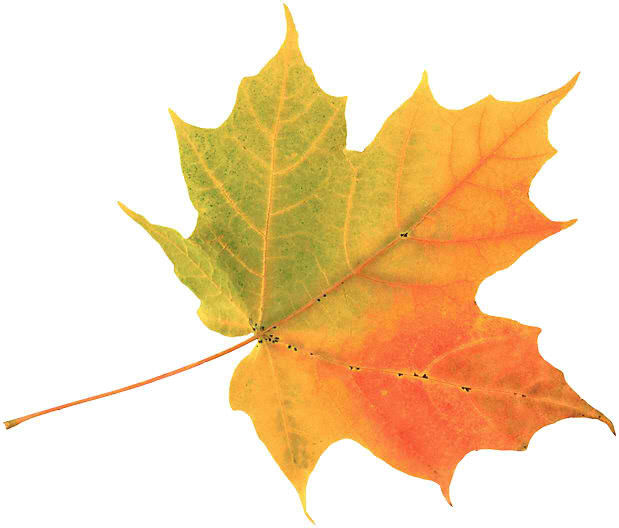
#> input picture THESIS_LEAFSEVERITY/Programs/leaf_sample1.jpg, 619 x 528 px
$ python detect_color.py
#> lines starting #> are read from the running program, lines starting #| are printed output that depends on the picture; after the words box and inside, x2 and y2 are one past the last pixel; in counts of white or black regions, pixels touching at a corner belong together
"""
OpenCV read colored image as BGR.
OpenCV displays colored image as RGB.

In summary, a three channel image composed of A,B,C,
CBA is displayed as ABC.

That means BGR is displayed as RGB.
L*a*b* is displayed as b*a*L*
HSV is displayed as VSH

Values converted are correct using the function cvtColor().
The only thing to look out is it displays it in reverse channel order.

Taken note because its different when using MATLAB when I use image processing.
"""

import cv2
import numpy as np

# Extract ROI using image segmentation.
img=cv2.imread("leaf_sample1.jpg")
#> img is the input picture: shape (528, 619, 3); mean B, G, R 181.4, 217.3, 243.9
gray=cv2.cvtColor(img,cv2.COLOR_BGR2GRAY)
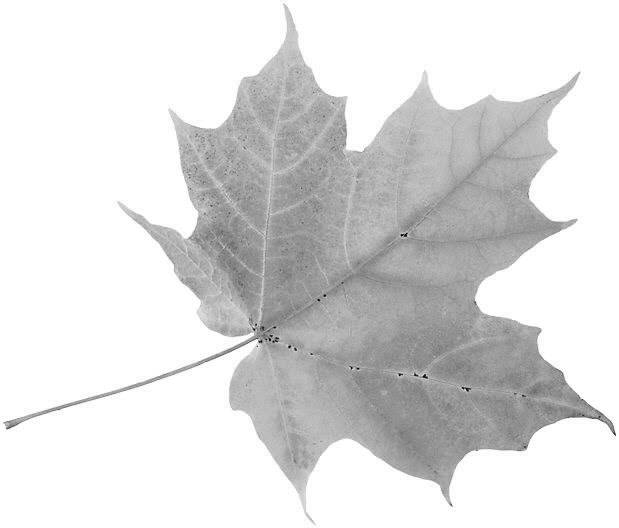
#> gray: shape (528, 619); min 4, max 255, mean 221.2
blurred=cv2.GaussianBlur(gray,(5,5),0)
ret,otsuThres=cv2.threshold(blurred,0,
                            255,cv2.THRESH_BINARY+cv2.THRESH_OTSU)
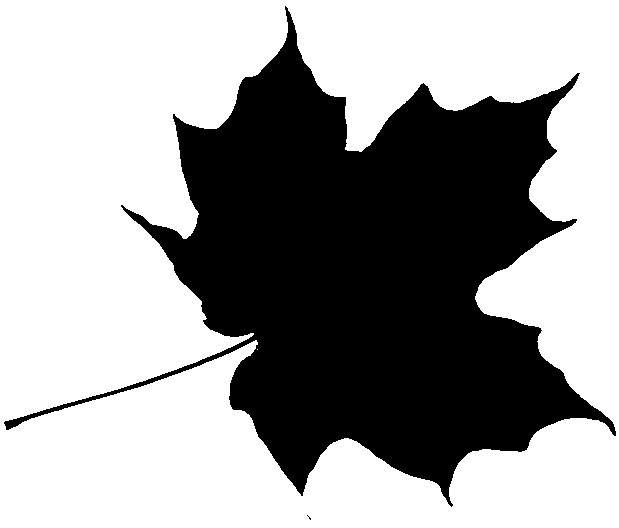
#> otsuThres: shape (528, 619); 62.7% white; 2 black regions (1 under 20 px), largest, box (x1, y1, x2, y2) and area: (4, 6, 616, 507) 121905
#> ret = 209
otsuThres=cv2.bitwise_not(otsuThres)
maskedLeaf=cv2.bitwise_and(img,img,mask=otsuThres)
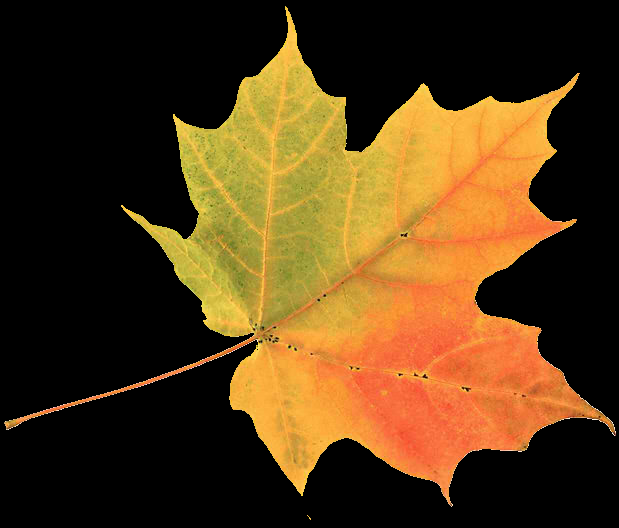
#> maskedLeaf: shape (528, 619, 3); mean B, G, R 22.6, 57.7, 84.2

totalArea=cv2.countNonZero(otsuThres)
#> totalArea = 121911

cv2.imshow("ROI",maskedLeaf)

# Define color to detect, the yellowish part of the leaf
# using HSV colorspace


hsv=cv2.cvtColor(maskedLeaf,cv2.COLOR_BGR2HSV)
#> hsv: shape (528, 619, 3); mean H, S, V 6.7, 69.3, 84.3
cv2.imshow("HSV",hsv)
greenPart=cv2.inRange(hsv,(30, 100, 100), (70, 255, 255) )
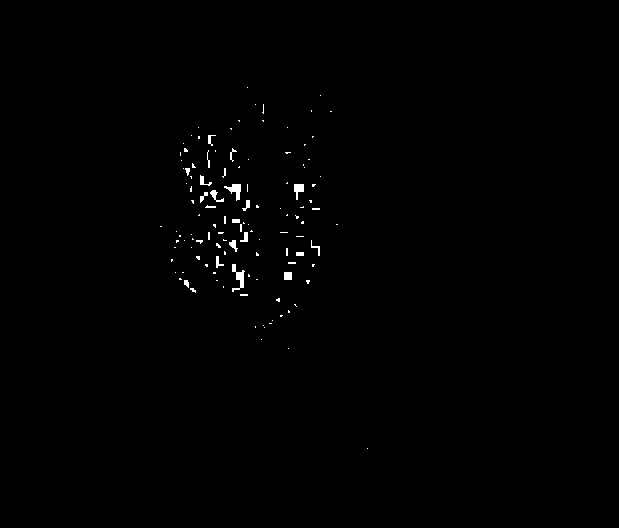
#> greenPart: shape (528, 619); 0.5% white; 121 white regions (101 under 20 px), largest, box (x1, y1, x2, y2) and area: (232, 264, 245, 292) 153, (224, 184, 241, 201) 133, (294, 184, 304, 200) 96
cv2.imshow("Green Part",greenPart)
greenPart=cv2.inRange(hsv,(0, 100, 100), (30, 255, 255) )
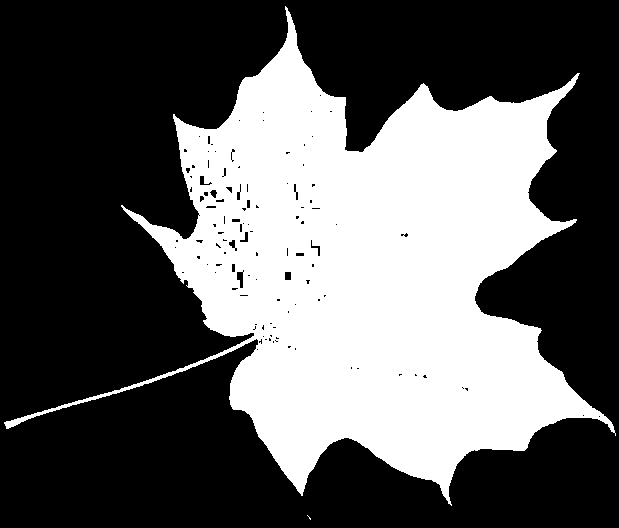
#> greenPart: shape (528, 619); 36.9% white; 2 white regions (1 under 20 px), largest, box (x1, y1, x2, y2) and area: (4, 6, 616, 506) 120441
cv2.imshow("Yellow Part",greenPart)

cv2.waitKey(0)
cv2.destroyAllWindows()
